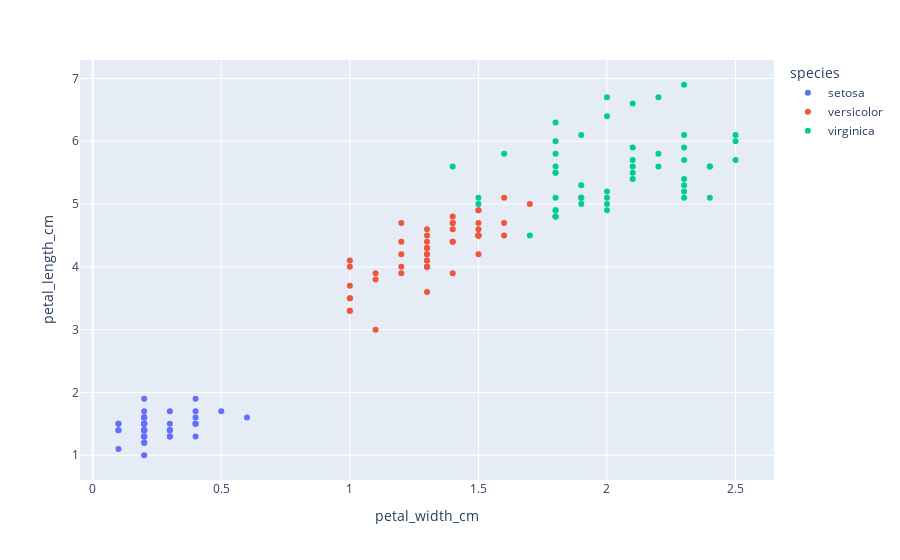

Notebook code for this chart:
### Code cell
# data visualisation - Petal vs species
fig = px.scatter(iris_df, x="petal_width_cm", y="petal_length_cm", color="species") 
fig.show()

### Figure 1 — Plotly figure (JSON) as saved in the notebook; plotly's stock layout.template omitted (floating-point values rounded to 4 significant figures)
{"data": [{"hovertemplate": "species=setosa<br>petal_width_cm=%{x}<br>petal_length_cm=%{y}<extra></extra>", "legendgroup": "setosa", "marker": {"color": "#636efa", "symbol": "circle"}, "mode": "markers", "name": "setosa", "orientation": "v", "showlegend": true, "type": "scatter", "x": [0.2, 0.2, 0.2, 0.2, 0.2, 0.4, 0.3, 0.2, 0.2, 0.1, 0.2, 0.2, 0.1, 0.1, 0.2, 0.4, 0.4, 0.3, 0.3, 0.3, 0.2, 0.4, 0.2, 0.5, 0.2, 0.2, 0.4, 0.2, 0.2, 0.2, 0.2, 0.4, 0.1, 0.2, 0.2, 0.2, 0.2, 0.1, 0.2, 0.2, 0.3, 0.3, 0.2, 0.6, 0.4, 0.3, 0.2, 0.2, 0.2, 0.2], "xaxis": "x", "y": [1.4, 1.4, 1.3, 1.5, 1.4, 1.7, 1.4, 1.5, 1.4, 1.5, 1.5, 1.6, 1.4, 1.1, 1.2, 1.5, 1.3, 1.4, 1.7, 1.5, 1.7, 1.5, 1, 1.7, 1.9, 1.6, 1.6, 1.5, 1.4, 1.6, 1.6, 1.5, 1.5, 1.4, 1.5, 1.2, 1.3, 1.4, 1.3, 1.5, 1.3, 1.3, 1.3, 1.6, 1.9, 1.4, 1.6, 1.4, 1.5, 1.4], "yaxis": "y"}, {"hovertemplate": "species=versicolor<br>petal_width_cm=%{x}<br>petal_length_cm=%{y}<extra></extra>", "legendgroup": "versicolor", "marker": {"color": "#EF553B", "symbol": "circle"}, "mode": "markers", "name": "versicolor", "orientation": "v", "showlegend": true, "type": "scatter", "x": [1.4, 1.5, 1.5, 1.3, 1.5, 1.3, 1.6, 1, 1.3, 1.4, 1, 1.5, 1, 1.4, 1.3, 1.4, 1.5, 1, 1.5, 1.1, 1.8, 1.3, 1.5, 1.2, 1.3, 1.4, 1.4, 1.7, 1.5, 1, 1.1, 1, 1.2, 1.6, 1.5, 1.6, 1.5, 1.3, 1.3, 1.3, 1.2, 1.4, 1.2, 1, 1.3, 1.2, 1.3, 1.3, 1.1, 1.3], "xaxis": "x", "y": [4.7, 4.5, 4.9, 4, 4.6, 4.5, 4.7, 3.3, 4.6, 3.9, 3.5, 4.2, 4, 4.7, 3.6, 4.4, 4.5, 4.1, 4.5, 3.9, 4.8, 4, 4.9, 4.7, 4.3, 4.4, 4.8, 5, 4.5, 3.5, 3.8, 3.7, 3.9, 5.1, 4.5, 4.5, 4.7, 4.4, 4.1, 4, 4.4, 4.6, 4, 3.3, 4.2, 4.2, 4.2, 4.3, 3, 4.1], "yaxis": "y"}, {"hovertemplate": "species=virginica<br>petal_width_cm=%{x}<br>petal_length_cm=%{y}<extra></extra>", "legendgroup": "virginica", "marker": {"color": "#00cc96", "symbol": "circle"}, "mode": "markers", "name": "virginica", "orientation": "v", "showlegend": true, "type": "scatter", "x": [2.5, 1.9, 2.1, 1.8, 2.2, 2.1, 1.7, 1.8, 1.8, 2.5, 2, 1.9, 2.1, 2, 2.4, 2.3, 1.8, 2.2, 2.3, 1.5, 2.3, 2, 2, 1.8, 2.1, 1.8, 1.8, 1.8, 2.1, 1.6, 1.9, 2, 2.2, 1.5, 1.4, 2.3, 2.4, 1.8, 1.8, 2.1, 2.4, 2.3, 1.9, 2.3, 2.5, 2.3, 1.9, 2, 2.3, 1.8], "xaxis": "x", "y": [6, 5.1, 5.9, 5.6, 5.8, 6.6, 4.5, 6.3, 5.8, 6.1, 5.1, 5.3, 5.5, 5, 5.1, 5.3, 5.5, 6.7, 6.9, 5, 5.7, 4.9, 6.7, 4.9, 5.7, 6, 4.8, 4.9, 5.6, 5.8, 6.1, 6.4, 5.6, 5.1, 5.6, 6.1, 5.6, 5.5, 4.8, 5.4, 5.6, 5.1, 5.1, 5.9, 5.7, 5.2, 5, 5.2, 5.4, 5.1], "yaxis": "y"}], "layout": {"legend": {"title": {"text": "species"}, "tracegroupgap": 0}, "margin": {"t": 60}, "xaxis": {"anchor": "y", "domain": [0, 1], "title": {"text": "petal_width_cm"}}, "yaxis": {"anchor": "x", "domain": [0, 1], "title": {"text": "petal_length_cm"}}}}
